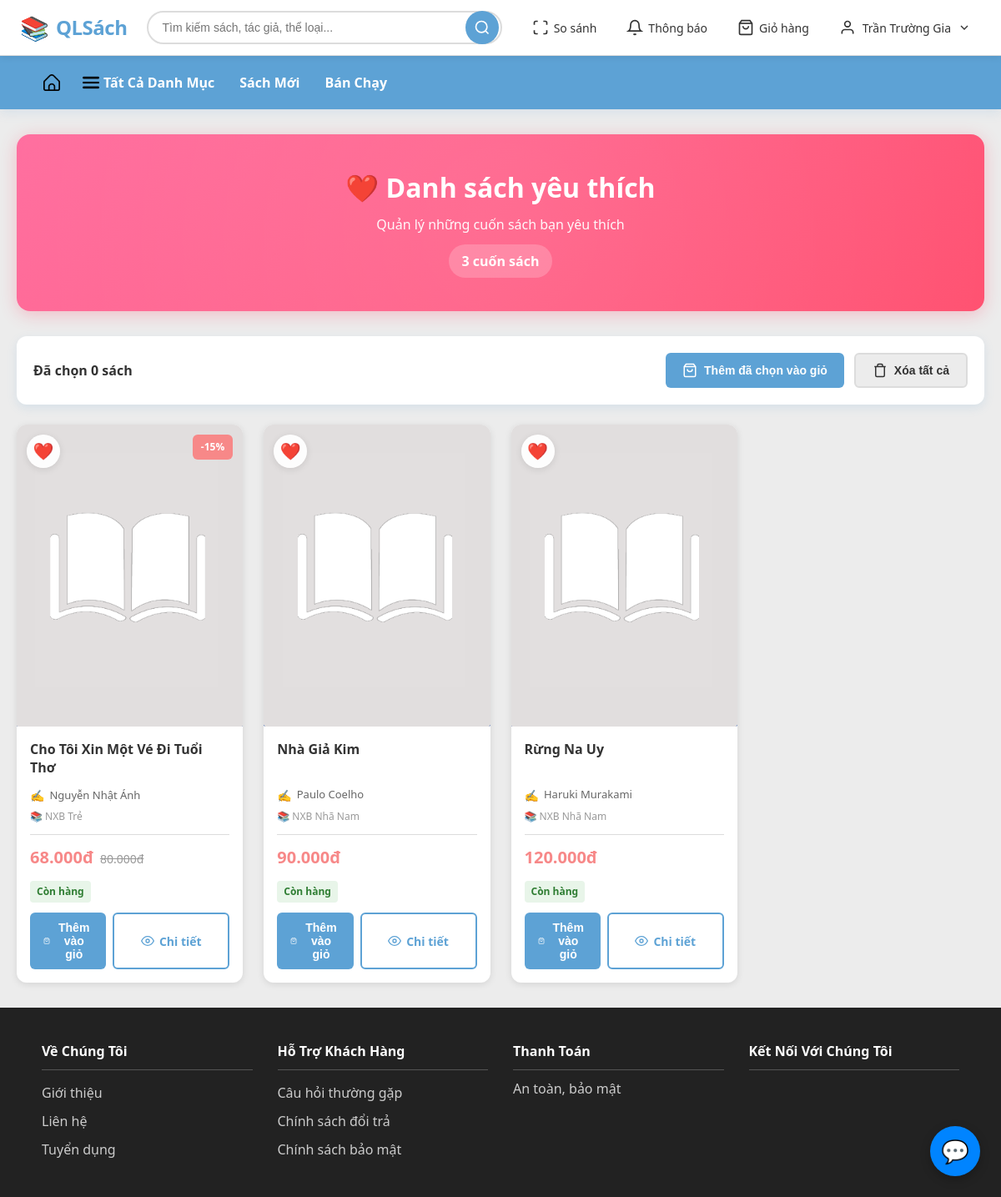
Page /user/wishlist.php (signed in) on the earlier database version.
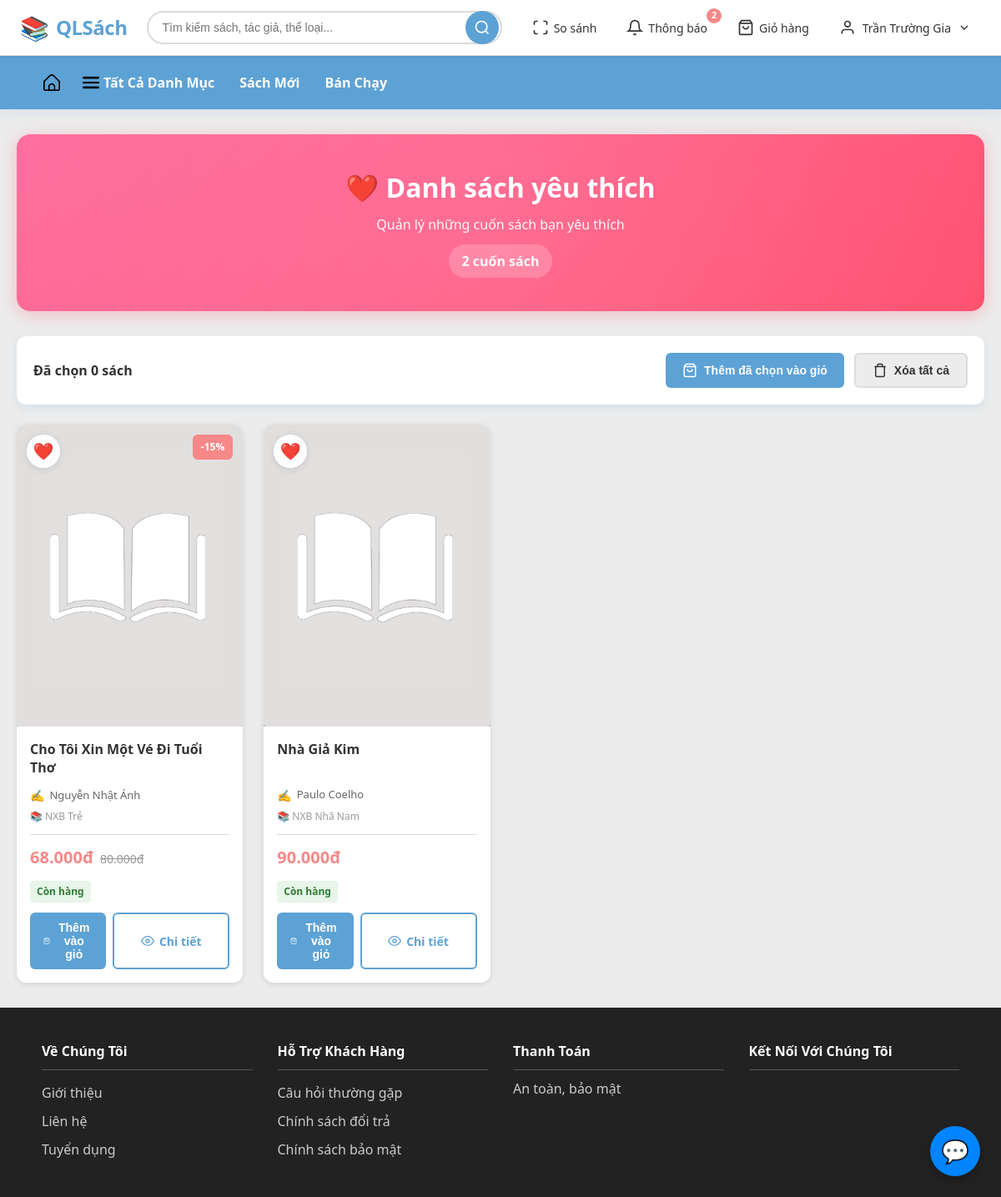
Same page on the later database version.
### tables this page shows
CREATE TABLE `sach` (
  `id_sach` varchar(5) NOT NULL,
  `id_nxb` varchar(5) NOT NULL,
  `id_km` varchar(5) NOT NULL,
  `ten_sach` varchar(100) DEFAULT NULL,
  `mo_ta` text DEFAULT NULL,
  `trang_thai_sach` smallint(6) DEFAULT NULL,
  `so_luong_ton` int(11) DEFAULT NULL
);

CREATE TABLE `khuyen_mai` (
  `id_km` varchar(5) NOT NULL,
  `ten_km` varchar(250) NOT NULL,
  `phan_tram_km` decimal(5,2) NOT NULL,
  `ngay_bat_dau` datetime NOT NULL,
  `ngay_ket_thuc` datetime NOT NULL,
  `trang_thai_km` varchar(100) NOT NULL
);

CREATE TABLE `nxb` (
  `id_nxb` varchar(5) NOT NULL,
  `ten_nxb` varchar(250) NOT NULL
);

### models/Database.php (called while the page is built, shortened)
<?php
class Database {
    private $host = '127.0.0.1';
    private $db_name = 'qlsach';
    private $username = 'root';
    private $password = '';
    private $conn;
    public function __construct() {
        $this->conn = null;
        $dsn = 'mysql:host=' . $this->host . ';dbname=' . $this->db_name . ';charset=utf8mb4';
        try {
            $this->conn = new PDO($dsn, $this->username, $this->password);
            $this->conn->setAttribute(PDO::ATTR_ERRMODE, PDO::ERRMODE_EXCEPTION);
            $this->conn->setAttribute(PDO::ATTR_DEFAULT_FETCH_MODE, PDO::FETCH_OBJ);
        } catch (PDOException $e) {
            echo 'Kết nối thất bại: ' . $e->getMessage();
        }
    }
    public function prepare($sql) {
        return $this->conn->prepare($sql);
    }
}
?>

### models/Wishlist.php (called while the page is built, shortened)
<?php
require_once __DIR__ . '/Database.php';
class Wishlist {
    private $db;
    public function __construct() {
        $this->db = new Database();
    }
    public function getUserWishlist($id_tk) {
        $sql = "SELECT
                    s.*,
                    n.ten_nxb,
                    k.phan_tram_km,
                    g.gia_sach_ban,
                    GROUP_CONCAT(DISTINCT tl.ten_the_loai SEPARATOR ', ') AS danh_sach_the_loai,
                    GROUP_CONCAT(DISTINCT tg.ten_tac_gia SEPARATOR ', ') AS ten_tac_gia
                FROM wishlist w
                JOIN sach s ON w.id_sach = s.id_sach
                LEFT JOIN sach_theloai stl ON s.id_sach = stl.id_sach
                LEFT JOIN the_loai tl ON stl.id_the_loai = tl.id_the_loai
                LEFT JOIN s_tg st ON s.id_sach = st.id_sach
                LEFT JOIN tac_gia tg ON st.id_tac_gia = tg.id_tac_gia
                JOIN nxb n ON s.id_nxb = n.id_nxb
                JOIN khuyen_mai k ON s.id_km = k.id_km
                JOIN gia_sach g ON g.id_sach = s.id_sach
                JOIN thoi_diem td ON g.tg_gia_bd = td.tg_gia_bd
                WHERE w.id_tk = ?
                AND NOW() BETWEEN td.tg_gia_bd AND COALESCE(td.tg_gia_kt, '2099-12-31 23:59:59')
                GROUP BY s.id_sach
                ORDER BY s.ten_sach ASC";
        $stmt = $this->db->prepare($sql);
        $stmt->execute([$id_tk]);
        return $stmt->fetchAll();
    }
}

### models/Notification.php (called while the page is built, shortened)
<?php
require_once __DIR__ . '/Database.php';
class Notification {
    private $db;
    public function __construct() {
        $this->db = new Database();
    }
    public function getUnreadCount($id_tk = null) {
        if (!$id_tk && isset($_SESSION['id_tk'])) {
            $id_tk = $_SESSION['id_tk'];
        }
        $sql = "SELECT COUNT(*) as count FROM thong_bao
                WHERE id_tk = ? AND da_doc = 0";
        $stmt = $this->db->prepare($sql);
        $stmt->execute([$id_tk]);
        $result = $stmt->fetch();
        return $result->count ?? 0;
    }
}
?>

### user/wishlist.php (the view, shortened to what the changed rows need)
<?php
include_once '../includes/header.php';
require_once '../models/Wishlist.php';
$wishlistModel = new Wishlist();
$id_tk = $_SESSION['id_tk'];
$wishlistItems = $wishlistModel->getUserWishlist($id_tk);
function getBookImagePath($id_sach) {
    $fullPath = __DIR__ . "/../public/uploads/" . $id_sach . ".jpg";
    return "/qlsach/public/uploads/default-book.png";
}
?>
<link rel="stylesheet" href="/qlsach/public/css/wishlist.css">
<div class="wishlist-page">
    <div class="wishlist-header">
        <h1>❤️ Danh sách yêu thích</h1>
        <p>Quản lý những cuốn sách bạn yêu thích</p>
        <?php if (!empty($wishlistItems)): ?>
            <span class="wishlist-count">
                <?= count($wishlistItems) ?> <?= count($wishlistItems) == 1 ? 'cuốn sách' : 'cuốn sách' ?>
            </span>
        <?php endif; ?>
    </div>
    <?php if (empty($wishlistItems)): ?>
        <div class="wishlist-empty">
            <div class="empty-icon">❤️</div>
            <h2>Danh sách yêu thích của bạn đang trống</h2>
            <p>Hãy thêm những cuốn sách bạn yêu thích vào danh sách để dễ dàng tìm lại sau này!</p>
            <a href="/qlsach/public/index.php" class="btn-browse-books">
                <svg width="20" height="20" viewBox="0 0 24 24" fill="none" stroke="currentColor" stroke-width="2">
                    <path d="M19 12H5M12 19l-7-7 7-7"/>
                </svg>
                Khám phá sách ngay
            </a>
        </div>
    <?php else: ?>
        <div class="wishlist-grid">
            <?php foreach ($wishlistItems as $book):
                $discountedPrice = $book->gia_sach_ban * (1 - ($book->phan_tram_km ?? 0) / 100);
                $stock = (int)$book->so_luong_ton;
                $isOutOfStock = $stock <= 0;
                $isLowStock = $stock > 0 && $stock < 10;
            ?>
                <div class="wishlist-item" data-book-id="<?= $book->id_sach ?>">
                    <div class="wishlist-item-image-wrapper">
                        <a href="/qlsach/public/book_detail.php?id_sach=<?= $book->id_sach ?>">
                            <img src="<?= getBookImagePath($book->id_sach) ?>"
                                 alt="<?= htmlspecialchars($book->ten_sach) ?>"
                                 class="wishlist-item-image">
                        </a>
                        <?php if ($book->phan_tram_km > 0): ?>
                            <span class="discount-badge">-<?= number_format($book->phan_tram_km, 0) ?>%</span>
                        <?php endif; ?>
                        <button type="button"
                                class="btn-remove-wishlist"
                                onclick="removeFromWishlist('<?= $book->id_sach ?>', this)"
                                title="Xóa khỏi danh sách yêu thích">
                            ❤️
                        </button>
                    </div>
                    <div class="wishlist-item-info">
                        <h3 class="wishlist-item-title">
                            <a href="/qlsach/public/book_detail.php?id_sach=<?= $book->id_sach ?>">
                                <?= htmlspecialchars($book->ten_sach) ?>
                            </a>
                        </h3>
                        <div class="wishlist-item-meta">
                            <div class="wishlist-item-author">
                                <?= htmlspecialchars($book->ten_tac_gia ?? 'Không rõ') ?>
                            </div>
                            <?php if (isset($book->ten_nxb)): ?>
                                <div style="font-size: 12px; color: #999;">
                                    📚 <?= htmlspecialchars($book->ten_nxb) ?>
                                </div>
                            <?php endif; ?>
                        </div>
                        <div class="wishlist-item-price-section">
                            <div class="wishlist-item-price">
                                <span class="price-current">
                                    <?= number_format($discountedPrice, 0, ',', '.') ?>đ
                                </span>
                                <?php if ($book->phan_tram_km > 0): ?>
                                    <span class="price-original">
                                        <?= number_format($book->gia_sach_ban, 0, ',', '.') ?>đ
                                    </span>
                                <?php endif; ?>
                            </div>
                            <?php if ($isOutOfStock): ?>
                                <span class="stock-status stock-unavailable">Hết hàng</span>
                            <?php elseif ($isLowStock): ?>
                                <span class="stock-status stock-low">Còn <?= $stock ?> quyển</span>
                            <?php else: ?>
                                <span class="stock-status stock-available">Còn hàng</span>
                            <?php endif; ?>
                            <div class="wishlist-item-actions">
                                <form action="/qlsach/controllers/cartController.php?action=add" method="POST" style="flex: 1;">
                                    <button type="submit"
                                            class="btn-add-to-cart"
                                            <?= $isOutOfStock ? 'disabled' : '' ?>
                                            onclick="event.preventDefault(); addToCart('<?= $book->id_sach ?>', this);">
                                        <svg width="16" height="16" viewBox="0 0 24 24" fill="none" stroke="currentColor" stroke-width="2">
                                            <path d="M6 2L3 6v14a2 2 0 0 0 2 2h14a2 2 0 0 0 2-2V6l-3-4z"></path>
                                            <line x1="3" y1="6" x2="21" y2="6"></line>
                                            <path d="M16 10a4 4 0 0 1-8 0"></path>
                                        </svg>
                                        Thêm vào giỏ
                                    </button>
                                </form>
                                <a href="/qlsach/public/book_detail.php?id_sach=<?= $book->id_sach ?>"
                                   class="btn-view-detail">
                                    <svg width="16" height="16" viewBox="0 0 24 24" fill="none" stroke="currentColor" stroke-width="2">
                                        <path d="M1 12s4-8 11-8 11 8 11 8-4 8-11 8-11-8-11-8z"></path>
                                        <circle cx="12" cy="12" r="3"></circle>
                                    </svg>
                                    Chi tiết
                                </a>
                            </div>
                        </div>
                    </div>
                </div>
            <?php endforeach; ?>
        </div>
    <?php endif; ?>
</div>
<?php include_once '../includes/footer.php'; ?>

### includes/header.php (shortened to what the changed rows need)
<?php
require_once __DIR__ . '/../models/Notification.php';
$notificationModelNav = new Notification();
$notificationCount = $notificationModelNav->getUnreadCount();
?>
<!DOCTYPE html>
<html lang="vi">
<head>
    <link rel="stylesheet" href="/qlsach/public/css/style.css">
    <link rel="stylesheet" href="/qlsach/public/css/wishlist-button.css">
    <?php if (strpos($_SERVER['REQUEST_URI'], 'wishlist') !== false): ?>
        <link rel="stylesheet" href="/qlsach/public/css/wishlist.css">
    <?php endif; ?>
</head>
<body>
<div class="page-container">
<header class="main-header">
    <div class="header-container">
        <div class="header-actions">
            <?php if (isset($_SESSION['id_tk'])): ?>
                <div class="notification-wrapper">
                    <a href="/qlsach/user/notifications.php" class="action-item notification-item" title="Thông báo">
                        <svg width="20" height="20" viewBox="0 0 24 24" fill="none" stroke="currentColor" stroke-width="2">
                            <path d="M18 8A6 6 0 0 0 6 8c0 7-3 9-3 9h18s-3-2-3-9"></path>
                            <path d="M13.73 21a2 2 0 0 1-3.46 0"></path>
                        </svg>
                        <span class="action-text">Thông báo</span>
                        <?php if ($notificationCount > 0): ?>
                            <span class="action-badge"><?= $notificationCount ?></span>
                        <?php endif; ?>
                    </a>
                </div>
            <?php endif; ?>
        </div>
    </div>
</header>

Differences in the rows shown:
no longer on this page (row edited): sach: ten_sach "Rừng Na Uy", ten_tac_gia "Haruki Murakami", id_nxb.ten_nxb "NXB Nhã Nam", discountedPrice "120.000", so_luong_ton "Còn hàng"
Other differences:
$notificationCount: (not shown) → "2"
count($wishlistItems): "3" → "2"
